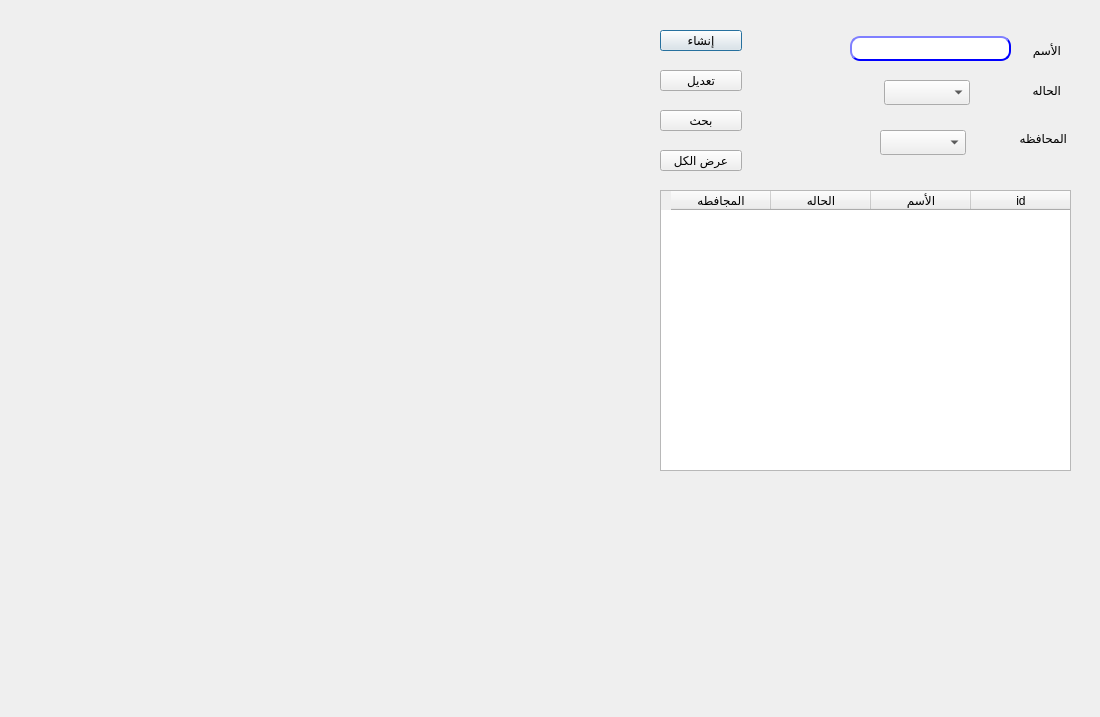
<?xml version="1.0" encoding="UTF-8"?>
<ui version="4.0">
 <class>CustomerGP</class>
 <widget class="QDialog" name="CustomerGP">
  <property name="geometry">
   <rect>
    <x>0</x>
    <y>0</y>
    <width>1100</width>
    <height>717</height>
   </rect>
  </property>
  <property name="minimumSize">
   <size>
    <width>1100</width>
    <height>717</height>
   </size>
  </property>
  <property name="maximumSize">
   <size>
    <width>1100</width>
    <height>717</height>
   </size>
  </property>
  <property name="windowTitle">
   <string>الشركات</string>
  </property>
  <widget class="QLabel" name="desc">
   <property name="geometry">
    <rect>
     <x>980</x>
     <y>40</y>
     <width>81</width>
     <height>21</height>
    </rect>
   </property>
   <property name="text">
    <string>الأسم</string>
   </property>
  </widget>
  <widget class="QLabel" name="label_2">
   <property name="geometry">
    <rect>
     <x>1000</x>
     <y>80</y>
     <width>61</width>
     <height>20</height>
    </rect>
   </property>
   <property name="text">
    <string>الحاله</string>
   </property>
  </widget>
  <widget class="QComboBox" name="CMB_status">
   <property name="geometry">
    <rect>
     <x>884</x>
     <y>80</y>
     <width>86</width>
     <height>25</height>
    </rect>
   </property>
  </widget>
  <widget class="QPushButton" name="BTN_create">
   <property name="geometry">
    <rect>
     <x>660</x>
     <y>30</y>
     <width>82</width>
     <height>21</height>
    </rect>
   </property>
   <property name="styleSheet">
    <string notr="true"/>
   </property>
   <property name="text">
    <string>إنشاء</string>
   </property>
  </widget>
  <widget class="QLineEdit" name="LE_desc">
   <property name="geometry">
    <rect>
     <x>850</x>
     <y>36</y>
     <width>161</width>
     <height>25</height>
    </rect>
   </property>
   <property name="styleSheet">
    <string notr="true">QLineEdit{
                                        background-color: white;
                                        border-style: outset;
                                        border-width: 2px;
                                        border-radius: 10px;
                                        border-color: blue;
                                        min-width: 6em;
                                        }
                                        QLineEdit:hover {
                                        background: qradialgradient(
                                        cx: 0.3, cy: -0.4, fx: 0.3, fy: -0.4,
                                        radius: 1.35, stop: 0 #fff, stop: 1 #bbb
                                        );
                                        }
                                       QLineEdit:pressed {
                                        border-style: inset;
                                        background: qradialgradient(
                                        cx: 0.4, cy: -0.1, fx: 0.4, fy: -0.1,
                                        radius: 1.35, stop: 0 #fff, stop: 1 #ddd
                                        );
                                        }
                                    </string>
   </property>
   <property name="maxLength">
    <number>50</number>
   </property>
  </widget>
  <widget class="QTableWidget" name="Qtable">
   <property name="geometry">
    <rect>
     <x>660</x>
     <y>190</y>
     <width>411</width>
     <height>281</height>
    </rect>
   </property>
   <property name="layoutDirection">
    <enum>Qt::RightToLeft</enum>
   </property>
   <column>
    <property name="text">
     <string>id</string>
    </property>
   </column>
   <column>
    <property name="text">
     <string>الأسم</string>
    </property>
   </column>
   <column>
    <property name="text">
     <string>الحاله</string>
    </property>
   </column>
   <column>
    <property name="text">
     <string>المجافطه</string>
    </property>
   </column>
  </widget>
  <widget class="QPushButton" name="BTN_modify">
   <property name="geometry">
    <rect>
     <x>660</x>
     <y>70</y>
     <width>82</width>
     <height>21</height>
    </rect>
   </property>
   <property name="styleSheet">
    <string notr="true"/>
   </property>
   <property name="text">
    <string>تعديل</string>
   </property>
  </widget>
  <widget class="QPushButton" name="BTN_search">
   <property name="geometry">
    <rect>
     <x>660</x>
     <y>110</y>
     <width>82</width>
     <height>21</height>
    </rect>
   </property>
   <property name="styleSheet">
    <string notr="true"/>
   </property>
   <property name="text">
    <string>بحث</string>
   </property>
  </widget>
  <widget class="QLabel" name="LB_id">
   <property name="enabled">
    <bool>false</bool>
   </property>
   <property name="geometry">
    <rect>
     <x>780</x>
     <y>40</y>
     <width>31</width>
     <height>20</height>
    </rect>
   </property>
   <property name="text">
    <string/>
   </property>
  </widget>
  <widget class="QLabel" name="LB_status">
   <property name="enabled">
    <bool>false</bool>
   </property>
   <property name="geometry">
    <rect>
     <x>830</x>
     <y>130</y>
     <width>31</width>
     <height>21</height>
    </rect>
   </property>
   <property name="text">
    <string/>
   </property>
  </widget>
  <widget class="QPushButton" name="BTN_search_all">
   <property name="geometry">
    <rect>
     <x>660</x>
     <y>150</y>
     <width>82</width>
     <height>21</height>
    </rect>
   </property>
   <property name="styleSheet">
    <string notr="true"/>
   </property>
   <property name="text">
    <string>عرض الكل</string>
   </property>
  </widget>
  <widget class="QComboBox" name="CMB_city">
   <property name="geometry">
    <rect>
     <x>880</x>
     <y>130</y>
     <width>86</width>
     <height>25</height>
    </rect>
   </property>
  </widget>
  <widget class="QLabel" name="label_3">
   <property name="geometry">
    <rect>
     <x>1000</x>
     <y>130</y>
     <width>67</width>
     <height>17</height>
    </rect>
   </property>
   <property name="text">
    <string>المحافظه</string>
   </property>
  </widget>
 </widget>
 <resources/>
 <connections/>
</ui>
